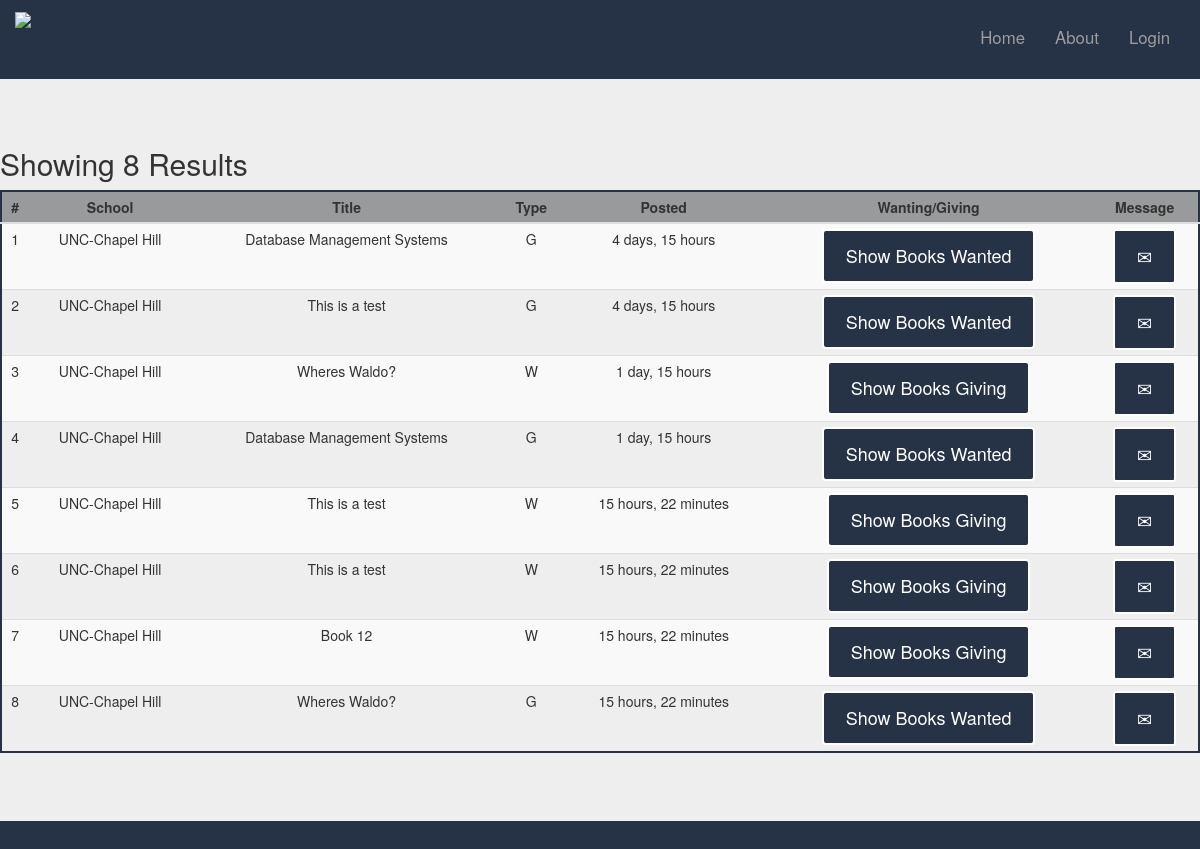
The page /listing_list/ on the database as committed earlier.
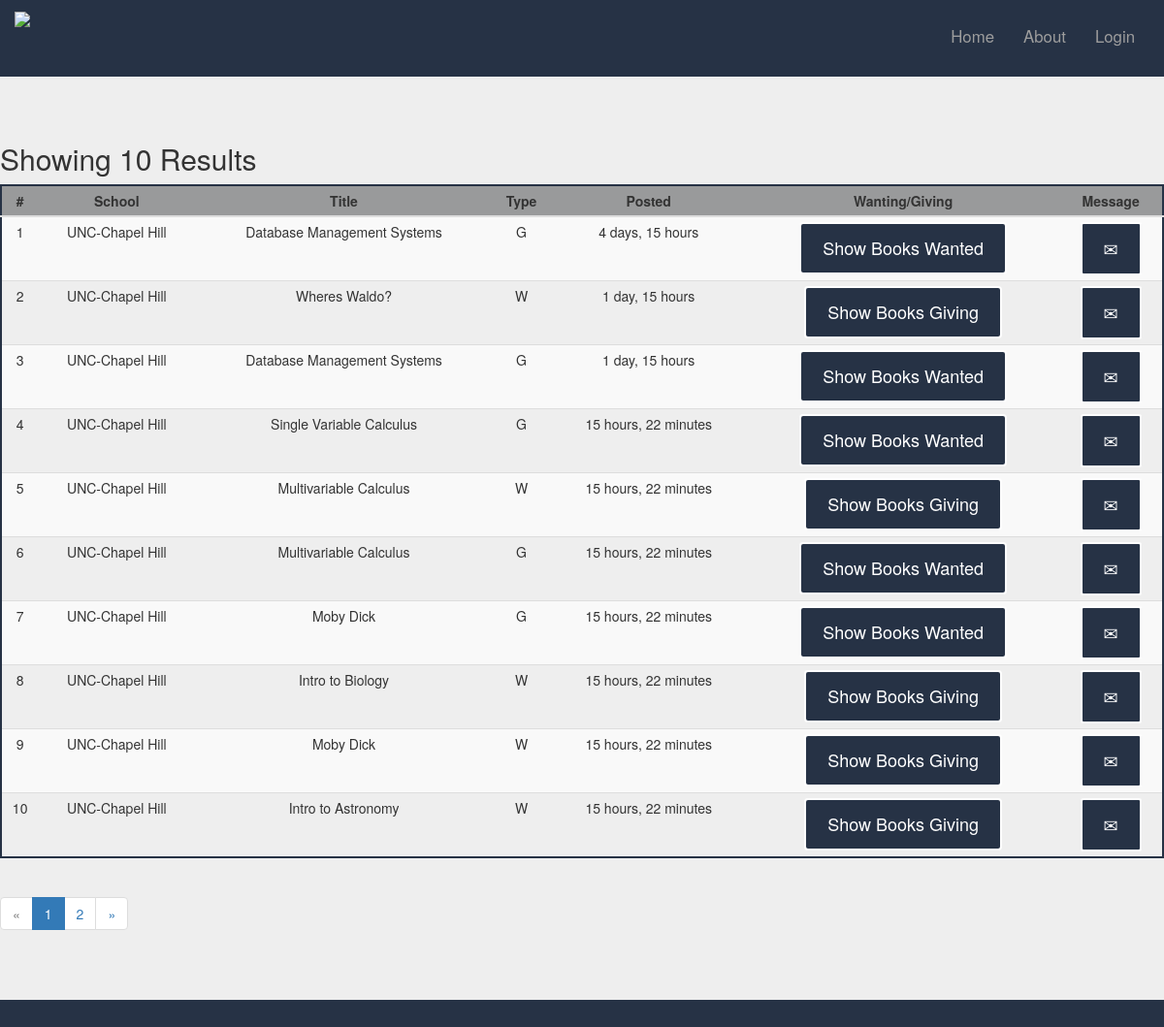
The same page on the database as committed later.
### home/models.py (models this page shows, shortened)
class Listing(models.Model):
    TYPES = (
        ('W', 'Want'),
        ('G', 'Give'),
    )
    sid = models.ForeignKey(Student, on_delete=models.CASCADE)
    bid = models.ForeignKey(Book, on_delete=models.CASCADE)
    type = models.CharField(max_length=1, choices=TYPES)
    date = models.DateField(auto_now_add=True)
    open = models.BooleanField(default=True)

class Student(models.Model):
    user = models.OneToOneField(User, on_delete=models.CASCADE)
    school = models.ForeignKey(School, on_delete=models.CASCADE)

class School(models.Model):
    school = models.CharField("school name", max_length=40, unique=False, default="")
    state = models.CharField("school state", max_length=2, unique=False, default="")
    city = models.CharField("school city", max_length=40, unique=False, default="")
    def __str__(self):
        return self.school

class Book(models.Model):
    ISBN = models.IntegerField(default="")
    title = models.CharField(max_length=40, default="")
    def __str__(self):
        return self.title

### home/views.py (the view)
# urls.py: url(r'^listing_list/$', views.ListBooks.as_view(), name='booksearch'),
class ListBooks(ListView):
    paginate_by = 10
    template_name = 'home/listing_list.html'
    context_object_name = 'result'
    def get_queryset(self):
        result = Listing.objects.all()
        query = self.request.GET.get('q')
        if query:
            query_list = query.split()
            result = result.filter(reduce(operator.and_, (Q(bid__title__icontains=q) for q in query_list)),
                                   open=True)
        return result

### templates/home/listing_list.html (shortened to what this page needs)
{% extends 'home/base.html' %}
{% block content %}
    <div class='jumbotron'>
        {% if result %}
        {% if result.count == 1 %}
            <h2>Showing {{ result.count }} Result</h2>
        {% else %}
            <h2>Showing {{ result.count }} Results</h2>
        {% endif %}
        <table class='table table-condensed table-striped' id="searchTable">
            <thead>
            <tr>
                <th>#</th>
                <th>School</th>
                <th>Title</th>
                <th>Type</th>
                <th>Posted</th>
                <th>Wanting/Giving</th>
                <th>Message</th>
            </tr>
            </thead>
            <tbody>
            {% for instance in result %}
                <tr>
                    <td>{{ forloop.counter }}</td>
                    <td>{{ instance.sid.school }} </td>
                    <td>{{ instance.bid }} </td>
                    <td>{{ instance.type }} </td>
                    <td>{{ instance.date|timesince }} </td>
                    <td class="dropdown">
                        {% if instance.type == 'W' %}
                            <a class="btn btn-default dropdown-toggle" data-toggle="dropdown" href="#"
                               id="dropdownbutton">Show Books Giving</a>
                        {% else %}
                            <a class="btn btn-default dropdown-toggle" data-toggle="dropdown" href="#"
                               id="dropdownbutton">Show Books Wanted</a>
                        {% endif %}
                    </td>
                    <td>
                        <a href="/messages/write/{{ instance.sid.user.username }} ">
                            <button type="button" class="btn btn-default btn-sm">
                                <span class="glypicon glyphicon-envelope"></span>
                            </button>
                        </a>
                    </td>
                </tr>
            {% endfor %}
            </tbody>
        </table>
        {% if is_paginated %}
            <ul class="pagination">
                {% if page_obj.has_previous %}
                    <li><a href="?page={{ page_obj.previous_page_number }}">&laquo;</a></li>
                {% else %}
                    <li class="disabled"><span>&laquo;</span></li>
                {% endif %}
                {% for i in paginator.page_range %}
                    {% if page_obj.number == i %}
                        <li class="active"><span>{{ i }} <span class="sr-only">(current)</span></span></li>
                    {% else %}
                        <li><a href="?page={{ i }}">{{ i }}</a></li>
                    {% endif %}
                {% endfor %}
                {% if page_obj.has_next %}
                    <li><a href="?page={{ page_obj.next_page_number }}">&raquo;</a></li>
                {% else %}
                    <li class="disabled"><span>&raquo;</span></li>
                {% endif %}
            </ul>
        {% endif %}
        {% endif %}
    </div>
{% endblock %}

### templates/home/base.html (shortened to what this page needs)
{%  load static %}
<!doctype html>
<html>
    <head>
        <link rel="stylesheet" href="https://maxcdn.bootstrapcdn.com/bootstrap/3.3.7/css/bootstrap.min.css">
        <link rel="stylesheet" href="https://cdnjs.cloudflare.com/ajax/libs/font-awesome/4.7.0/css/font-awesome.min.css">
        <link rel="stylesheet" href="http://code.jquery.com/ui/1.12.1/themes/base/jquery-ui.css" type="text/css" media="all"/>
        <link rel="stylesheet" type="text/css" href="{% static 'css/home.css' %}">
    </head>
    <body>
        <header>
            <nav class="navbar navbar-inverse">
                <div class="container-fluid">
                    <div class="navbar-header">
                        <a class="navbar-brand" href="#"><img src="#"></a>
                    </div>
                    <div class="collapse navbar-collapse" id="myNavbar">
                        <ul class="nav navbar-nav navbar-right">
                            <li><a href="{% url 'home:home' %}">Home</a></li>
                            <li><a href="{% url 'home:about' %}">About</a></li>
                            {% if user.is_authenticated %}
                                <li><a href="{% url 'home:dashboard' %}">Dashboard</a></li>
                                <li><a href="{% url 'home:logout' %}">Logout</a></li>
                            {% else %}
                                <li><a href="{% url 'home:login' %}">Login</a></li>
                            {% endif %}
                        </ul>
                    </div>
                </div>
            </nav>
        </header>
        <main>
            {% block content %}
            {% endblock %}
        </main>
    </body>
</html>

### static/css/home.css (style rules this page uses)
body { background-color:#263245; }
.navbar { margin-bottom: 0; border-radius: 0; background-color: #263245; color: #FFF; padding: 1% 0; font-size: 1.2em; border: 0; }
.navbar-brand { float: left; min-height: 55px; padding: 0 15px 5px; }
.btn { font-size: 18px; color: #FFF; padding: 12px 22px; background:#263245; border: 2px solid #FFF; }
img { height: 100%; }
table thead tr th { text-align: center; background-color: #999a9b; }
table { text-align: center; border: 2px solid #263245 !important; }

Rows that differ between the two databases and show on the page:
removed Listing: sid.school "UNC-Chapel Hill", bid "This is a test", type "G", date "4 days, 15 hours", shows "Show Books Wanted"
removed Listing: sid.school "UNC-Chapel Hill", bid "This is a test", type "W", date "15 hours, 22 minutes", shows "Show Books Giving"
removed Listing: sid.school "UNC-Chapel Hill", bid "This is a test", type "W", date "15 hours, 22 minutes", shows "Show Books Giving"
removed Listing: sid.school "UNC-Chapel Hill", bid "Book 12", type "W", date "15 hours, 22 minutes", shows "Show Books Giving"
added Listing: sid.school "UNC-Chapel Hill", bid "Single Variable Calculus", type "G", date "15 hours, 22 minutes", shows "Show Books Wanted"
added Listing: sid.school "UNC-Chapel Hill", bid "Multivariable Calculus", type "W", date "15 hours, 22 minutes", shows "Show Books Giving"
added Listing: sid.school "UNC-Chapel Hill", bid "Multivariable Calculus", type "G", date "15 hours, 22 minutes", shows "Show Books Wanted"
added Listing: sid.school "UNC-Chapel Hill", bid "Moby Dick", type "G", date "15 hours, 22 minutes", shows "Show Books Wanted"
changed Listing: bid "Wheres Waldo?" → "Intro to Biology"; type "G" → "W"; type "Show Books Wanted" → "Show Books Giving"
added Listing: sid.school "UNC-Chapel Hill", bid "Moby Dick", type "W", date "15 hours, 22 minutes", shows "Show Books Giving"
added Listing: sid.school "UNC-Chapel Hill", bid "Intro to Astronomy", type "W", date "15 hours, 22 minutes", shows "Show Books Giving"
Other text that changed with them:
{{ result.count }}: "8" → "10"
new list line: "1"
new list line: "2"
